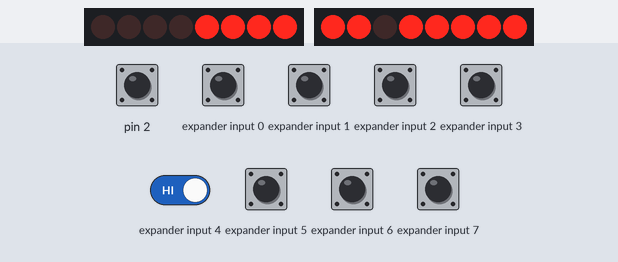
Simulated run of this sketch. Board: Arduino Uno, built with avr-gcc and run on an emulated ATmega328P. Parts: 2 × 8 port-expander outputs drawn as a row of LEDs (first output left, lit = HIGH). Wiring (inferred from the names in the program): PCF8574 port expander at I2C address 0x20; PCF8574 port expander at I2C address 0x38. Wiring (inferred from the signals the program sends): 2 × row of LEDs: on Q0, Q1, Q2, Q3, Q4, Q5, Q6, Q7 / on Q0, Q1, Q2, Q3, Q4, Q5, Q6, Q7. Inputs (shaded band) come from the test bench; at power-on: expander input 0–7, pin 2 HIGH. What the sketch prints to the serial monitor is not drawn.

Above: at 2.2 s.
2.3 s: pin 2 pulled LOW for 1 s
At 2.31 s:
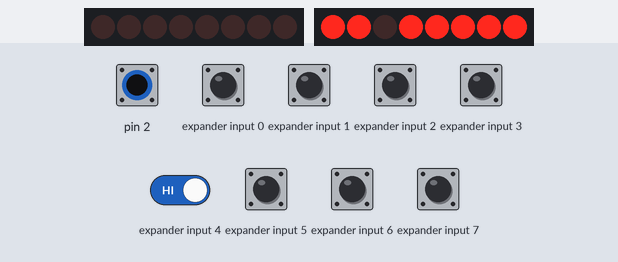
4.8 s: pin 2 driven LOW and expander input 4 driven LOW
At 4.81 s:
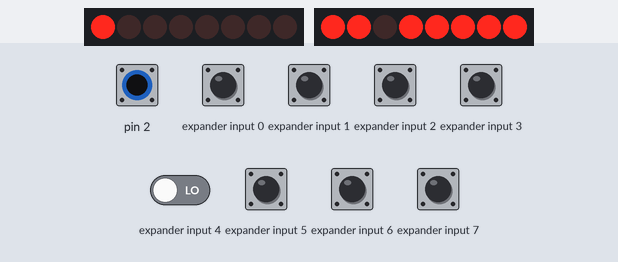
Timing chart, 0 to 7.8 s (numbered marks = the images above; inputs shaded):
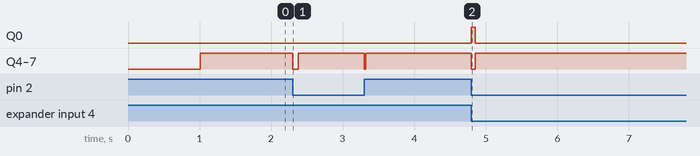

Measured:
- after the input at 2.3 s, Q4–7: HIGH → LOW at once, → HIGH 0.08 s later, → LOW 0.92 s later, → HIGH 0.02 s later
- after the input at 4.8 s, Q0: LOW → HIGH at once, → LOW 0.05 s later; Q4–7: HIGH → LOW at once, → HIGH 0.05 s later

The sketch:

coinvox.ino
```cpp
#include <Wire.h>

/////////////////////////////////////////////////////////////////////////////////////////

volatile boolean interrupt = false;
uint8_t keypad = 0;

void int_keypad( )
{
  interrupt = true;
}

/////////////////////////////////////////////////////////////////////////////////////////

void setup( )
{
  Wire.begin( );

  Serial.begin( 9600 );
  Serial.println( "Coinvox test app." );

  pinMode( 2, INPUT_PULLUP );
  attachInterrupt( digitalPinToInterrupt( 2 ), int_keypad, CHANGE );

  initDisplay( );
  writeWelcome( );

  initKeypad( );
}

void loop( )
{
  if ( interrupt )
  {
    char keypad = readKeypad( );

    // Anti-bounce
    delay( 50 );

    if ( keypad )
      Serial.print( keypad );

    initKeypad( );
    interrupt = false;
  }
}

/////////////////////////////////////////////////////////////////////////////////////////

/*
C
last command
command continues

S011100?WaC

=-=-=-=-=-=-=-=-=-=-=-=-=-=-=-=

mode set
C 1 0 LP E B M1 M2

M1 M0
1:4 MUX (4bp)
static 1bp
1:2 MUX (2bp)
1:3 MUX (3bp)

B
1/3 bias
1/2 bias

E
disabled (blank)
enabled

LP
normal mode
power saving

=-=-=-=-=-=-=-=-=-=-=-=-=-=-=-=

load data pointer
C 0 P5 P4 P3 P2 P1 P0
6-bit 0-39

=-=-=-=-=-=-=-=-=-=-=-=-=-=-=-=

device select
C 1 1 0 0 A2 A1 A0
select 1 of 8

=-=-=-=-=-=-=-=-=-=-=-=-=-=-=-=

bank select
C 1 1 1 1 0 I O

I (input bank selection, storage of arriving data)
ram bit 0 (bits 0 & 1)
ram bit 2 (bits 2 & 3)

O (output bank selection, retrieval of LCD display data, The BANK SELECT command has no effect in 1 : 3 and 1 : 4 multiplex drive modes)
ram bit 0 (bits 0 & 1)
ram bit 2 (bits 2 & 3)

=-=-=-=-=-=-=-=-=-=-=-=-=-=-=-=

blink
C 1 1 1 0 A BF1 BF0

BF1 BF0
off
2Hz
1Hz
0.5Hz

A
normal blinking
alternation blinking
*/

void initDisplay( )
{
  byte error;

  Serial.print( "Display init: " );

  // Talk to PCF8576
  Wire.beginTransmission( 0x38 );

  // Need to set mode and bank select the first time
  // Device select C 1 1 0 0 A2 A1 A0
  Wire.write( 0b11100000 );

  // Mode 4BP
  // C 1 0 LP E B M1 M2
  Wire.write( 0b11001000 );
  // Bank select 2
  Wire.write( 0b11111010 );
  // Blink select (1Hz)
  //Wire.write( 0b11110001 );
  // Load data pointer C 0 P5 P4 P3 P2 P1 P0
  Wire.write( 0b00000000 );

  for ( int x = 0; x < 20; x++ ) // 10 nibbles of 4 backplanes
    Wire.write( 0xff );

  error = Wire.endTransmission( );

  if ( error != 0 )
  {
    Serial.print( " Error: " );
    Serial.print( error, HEX );
    Serial.print( "." );
  }
  else
  {
    Serial.print( "." );
  }

  delay( 1000 );

  // Talk to PCF8576
  Wire.beginTransmission( 0x38 );
  // Device select C 1 1 0 0 A2 A1 A0
  Wire.write( 0b11100000 );
  Wire.write( 0b00000000 );

  for ( int x = 0; x < 20; x++ ) // 10 nibbles of 4 backplanes
    Wire.write( 0x00 );

  error = Wire.endTransmission( );

  if ( error != 0 )
  {
    Serial.print( " Error: " );
    Serial.print( error, HEX );
    Serial.println( "." );
  }
  else
  {
    Serial.println( "Done" );
  }
}

void writeWelcome( )
{
  byte error;

/*
       15
   _________

 | \11 |   / |
2|  \  |7 /6 |14
 |   \ | /   |
10----  -----5
 |   / | \   |
1|  /  |  \4 |13
 | /9  |8  \ |
  __________
       0       o12
pin 3:N/C
*/

const uint16_t s14_a = 0b0010001000100001;
const uint16_t s14_d = 0b0110001000100001;
const uint16_t s14_f = 0b1000010000000110;
const uint16_t s14_h = 0b0010010000100110;
const uint16_t s14_k = 0b0000000111010000;
const uint16_t s14_o = 0b0010010000100011;
const uint16_t s14_K = 0b0000010001010110;

// From http://www.deater.net/weave/vmwprod/meter/
// a1: http://www.fonts2u.com/segment14.font
// a2: http://cdn.myfonts.net/s/aw/720x360/193/0/98937.png

uint16_t PROGMEM segment_14[/*28*/] = {
  0b0000000000000000, // space
  0b1000100101000001, // !
  0b0100000010000000, // "
  0b0110010110100000, // #
  0b1010010110100101, // $
  0b0010001001000100, // %
  0b1000110001010011, // &
  0b0000000001000000, // '
  0b0000000001010000, // (
  0b0000101000000000, // )
  0b0000111111110000, // *
  0b0000010110100000, // +
  0b0000001000000000, // ,
  0b0000010000100000, // -
  0b0000000000010000, // .
  0b0000001001000000, // /
  0b1110001001000111, // 0
  0b0110000001000000, // 1
  0b1100010000100011, // 2
  0b1110010000100001, // 3
  0b0110010001000100, // 4
  0b1000010000010101, // 5
  0b1010010000100111, // 6
  0b1000010101100000, // 7
  0b1110010000100111, // 8
  0b1110010000100100, // 9

  0b0000000110000000, // :
  0b0000001010000000, // ;
  0b0000001001000001, // <
  0b0000010000100001, // =
  0b0000100000010001, // >
  0b1100000100100100, // ?
  0b1110010100000011, // @ a1
  //0b1100000010100111, // @

  0b0000000000000000, // A
  0b1110000110100001, // B a1
  0b1000000000000111, // C
  0b1110000110000001, // D
  0b1000010000100111, // E
  0b1000010000100110, // F
  0b1010000000100111, // G
  0b0110010000100110, // H
  0b1000000110000001, // I
  0b0110000000000011, // J
  0b0000010001010110, // K
  0b0000000000000111, // L
  0b0110100001000110, // M
  0b0110100000010110, // N
  0b1110000000000111, // O
  0b1100010000100110, // P
  0b1110000000010111, // Q
  0b1100010000110110, // R
  0b1010010000100101, // S
  0b1000001100000000, // T
  0b0110000000000111, // U
  0b0000001001000110, // V
  0b0110001000010110, // W
  0b0000101001010000, // X
  0b0000100101000000, // Y
  0b1000001001000001, // Z

  0b1000111000000001, // [
  0b0000100000010000, // \
  0b1000000001110001, // ]
  0b0100000001000000, // ^
  0b0000000000000001, // _
  0b0000100000000000, // `

  0b0010001000100001  // a
};


  // Talk to PCF8576
  Wire.beginTransmission( 0x38 );
  // Device select C 1 1 0 0 A2 A1 A0
  Wire.write( 0b11100000 );
  Wire.write( 0b00000000 );

  Wire.write( ((byte*)&s14_d)[0] );
  Wire.write( ((byte*)&s14_d)[1] );
  Wire.write( ((byte*)&s14_f)[0] );
  Wire.write( ((byte*)&s14_f)[1] );
  Wire.write( ((byte*)&s14_o)[0] );
  Wire.write( ((byte*)&s14_o)[1] );
  Wire.write( ((byte*)&s14_o)[0] );
  Wire.write( ((byte*)&s14_o)[1] );
  Wire.write( ((byte*)&s14_h)[0] );
  Wire.write( ((byte*)&s14_h)[1] );
  Wire.write( ((byte*)&s14_k)[0] );
  Wire.write( ((byte*)&s14_k)[1] );
  Wire.write( ((byte*)&s14_a)[0] );
  Wire.write( ((byte*)&s14_a)[1] );
  Wire.write( ((byte*)&s14_K)[0] );
  Wire.write( ((byte*)&s14_K)[1] );
  error = Wire.endTransmission( );
}

/////////////////////////////////////////////////////////////////////////////////////////

void initKeypad( )
{
  byte error;

  // Talk to PCF8574
  Wire.beginTransmission( 0x20 );
  Wire.write( 0b00000000 );
  Wire.write( 0b00001111 );
  error = Wire.endTransmission( );

  if (error != 0)
  {
    Serial.print( " Error: " );
    Serial.print( error,HEX );
    Serial.println( "." );
  }
}

char readKeypad( )
{
  uint8_t number = 0;
  uint8_t data;
  byte error;
  byte nRow;
  char arrNumbers[ 4 ][ 4 ] = {
    { '1','2','3','a' },
    { '4','5','6','b' },
    { '7','8','9','c' },
    { '*','0','#','d' }
  };

  keypad = 0;

  for ( nRow = 0; nRow < 4; nRow++ )
  {
    Wire.beginTransmission( 0x20 );
    Wire.write( 0xff & ~(1 << nRow ) );
    error = Wire.endTransmission( );
    Wire.requestFrom( 0x20, 1, true );
    data = Wire.read( );
    data = ( (uint8_t)(~data) >> 4 );

    // 16 bit keypad assignment
    switch ( data )
    {
      case 0:
        break;

      case 1:
      case 2:
        return arrNumbers[ nRow ][ data - 1 ];
        break;

      case 4:
        return arrNumbers[ nRow ][ 2 ];
        break;

      case 8:
        return arrNumbers[ nRow ][ 3 ];
        break;

      default:
          Serial.println( "cannot decode combined keypresses" );
    }
  }

  Wire.beginTransmission( 0x20 );
  Wire.write( 0xff & ~(1 << ( nRow + 4 ) ) );
  error = Wire.endTransmission( );

  return keypad;
}

/////////////////////////////////////////////////////////////////////////////////////////

void scan( )
{
  byte error, address;
  int nDevices;

  Serial.println( "Scanning..." );

  nDevices = 0;
  for(address = 1; address < 127; address++ )
  {
    // The i2c_scanner uses the return value of
    // the Write.endTransmisstion to see if
    // a device did acknowledge to the address.
    Wire.beginTransmission( address );
    error = Wire.endTransmission( );

    if ( error == 0 )
    {
      Serial.print( "I2C device found at address 0x" );
      if ( address < 16 )
        Serial.print( "0" );
      Serial.print( address, HEX );
      Serial.println( "  !" );

      nDevices++;
    }
    else if ( error==4 )
    {
      Serial.print( "Unknow error at address 0x" );
      if ( address < 16 )
        Serial.print( "0" );
      Serial.println( address, HEX );
    }
  }

  if ( nDevices == 0 )
    Serial.println("No I2C devices found\n");
  else
    Serial.println("done\n");

  // wait 5 seconds for next scan
  delay( 5000 );
}
```
